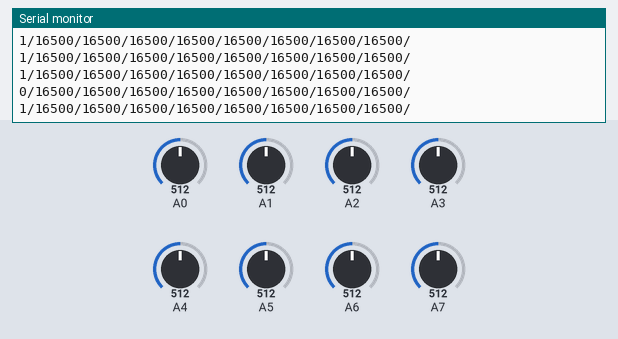
The sketch below on a simulated Arduino Uno, built with avr-gcc and run on an emulated ATmega328P. Parts: the last lines printed to the serial monitor. The test bench sets the inputs (shaded band); at power-on: A0 = 512, A1 = 512, A2 = 512, A3 = 512, A4 = 512, A5 = 512, A6 = 512, A7 = 512.

Above: at 1.2 s.
1.3 s: A0 set to 321
At 1.34 s:
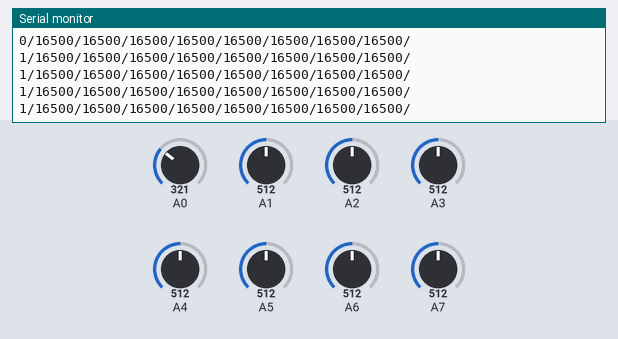
4.3 s: A0 set to 299
At 4.31 s:
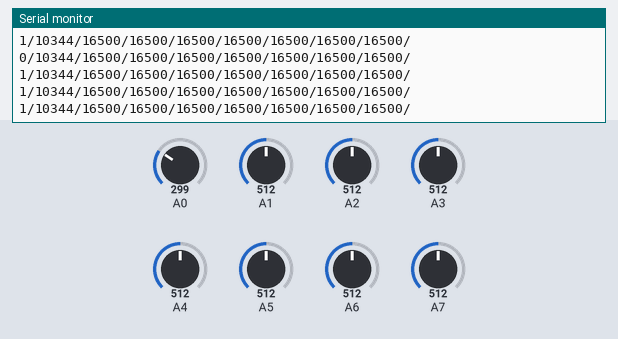
7.3 s: A1 set to 328
At 7.33 s:
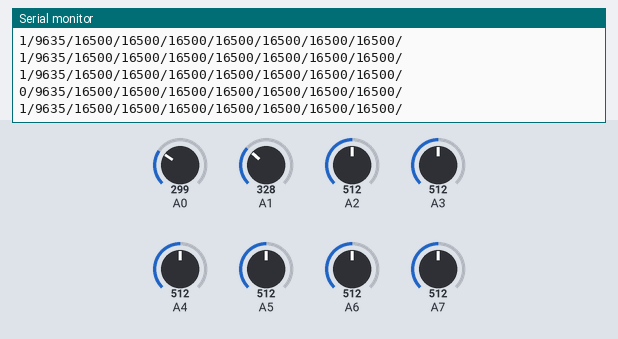
10.3 s: A1 set to 302
At 10.35 s:
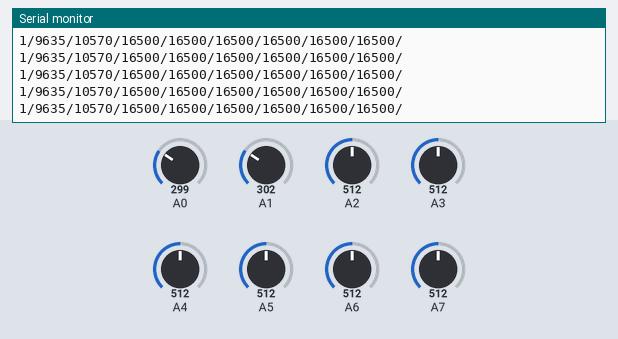
13.3 s: A2 set to 318
At 13.3 s:
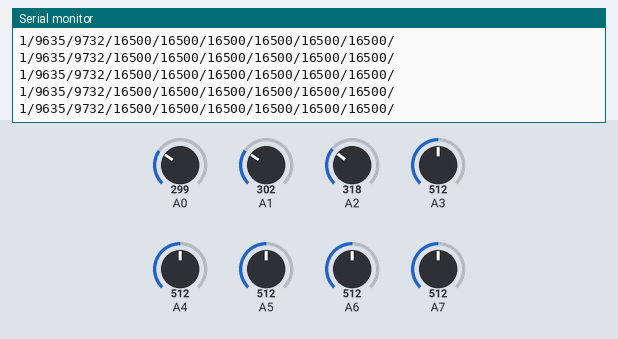
16.3 s: A2 set to 296
At 16.31 s:
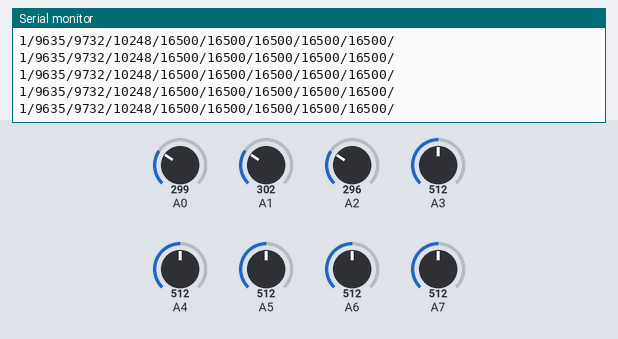
Timing chart, 0 to 18.8 s (numbered marks = the images above; inputs shaded):
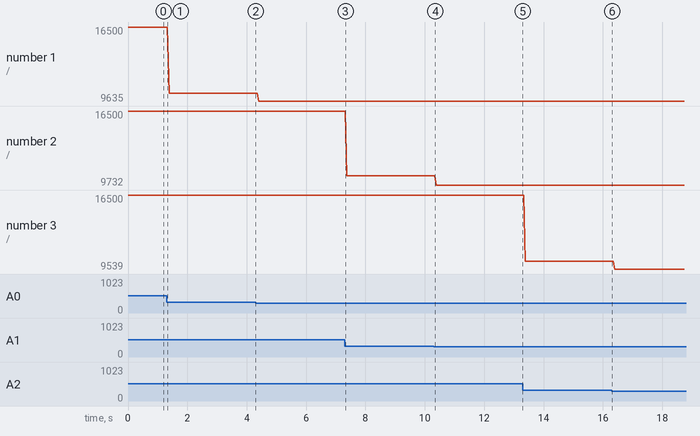

Measured:
- plotted number 1: 16500 → 10344 after the input at 1.3 s, 10344 → 9635 after the input at 4.3 s
- plotted number 2: 16500 → 10570 after the input at 7.3 s, 10570 → 9732 after the input at 10.3 s
- plotted number 3: 16500 → 10248 after the input at 13.3 s, 10248 → 9539 after the input at 16.3 s

The sketch:

DED_Sensor_Serial.ino
```cpp
void setup() {
  // put your setup code here, to run once:
  Serial.begin(9600);
}

void loop() {
  // put your main code here, to run repeatedly:
  static uint32_t started = 0;
  int vol[8];
  String data;
  if (millis() - started >= 1000) {
    data = "0/";
    started = millis();
  } else {
    data = "1/";
  }

  for (int i = 0; i < 8; i++) {
    vol[i] = analogRead(i) * 33000 / 1024;
    data += String(vol[i]) + "/";
  }
  data += "\n";

  Serial.print(data);
}
```
